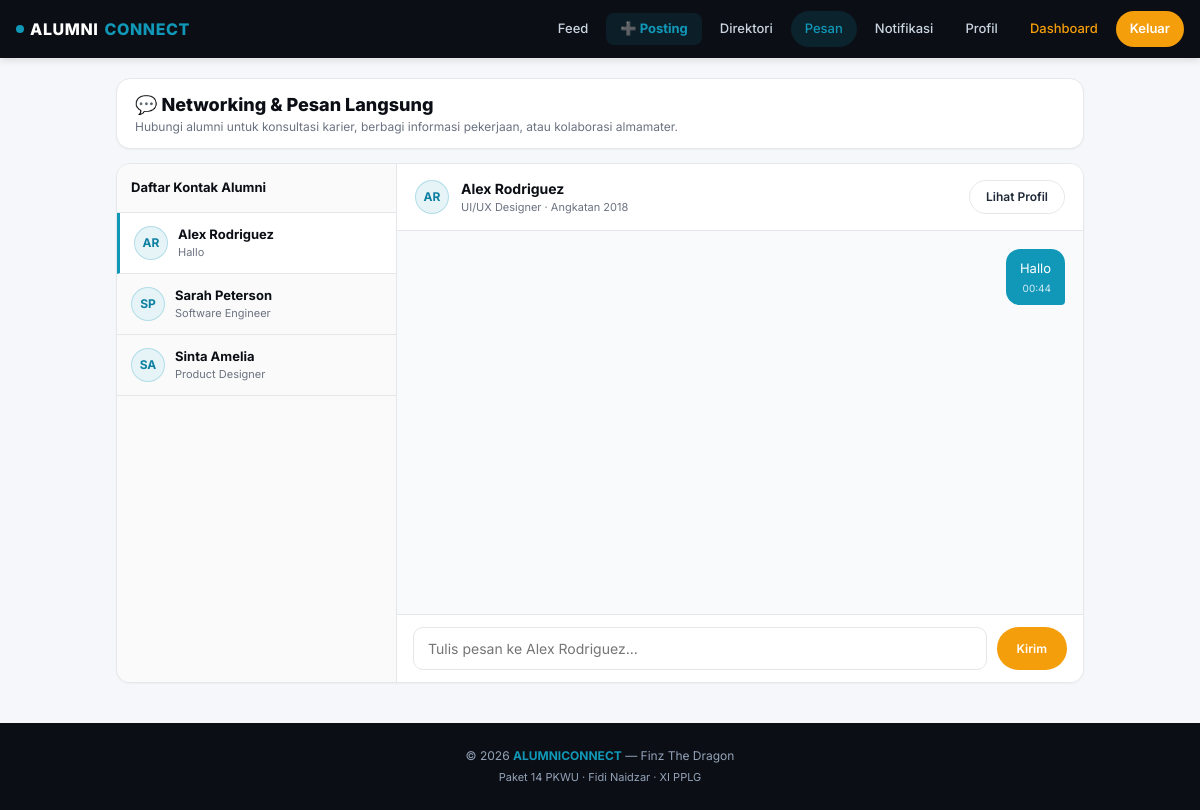
The app's page /pages/messages.php (signed in) with its own data.
### tables this page shows
CREATE TABLE `users` (
  `id` bigint NOT NULL AUTO_INCREMENT,
  `username` varchar(50) NOT NULL,
  `email` varchar(100) NOT NULL,
  `password` varchar(255) NOT NULL,
  `role_id` bigint NOT NULL,
  `created_at` timestamp NULL DEFAULT CURRENT_TIMESTAMP,
  PRIMARY KEY (`id`),
  UNIQUE KEY `username` (`username`),
  UNIQUE KEY `email` (`email`),
  KEY `role_id` (`role_id`),
  CONSTRAINT `users_ibfk_1` FOREIGN KEY (`role_id`) REFERENCES `roles` (`id`)
);

CREATE TABLE `profiles` (
  `id` bigint NOT NULL AUTO_INCREMENT,
  `user_id` bigint NOT NULL,
  `nama` varchar(100) DEFAULT NULL,
  `foto` varchar(255) DEFAULT NULL,
  `bio` text,
  PRIMARY KEY (`id`),
  UNIQUE KEY `user_id` (`user_id`),
  CONSTRAINT `profiles_ibfk_1` FOREIGN KEY (`user_id`) REFERENCES `users` (`id`) ON DELETE CASCADE
);

CREATE TABLE `alumni_profiles` (
  `id` bigint NOT NULL AUTO_INCREMENT,
  `user_id` bigint NOT NULL,
  `angkatan` varchar(10) DEFAULT NULL,
  `tahun_lulus` year DEFAULT NULL,
  `jurusan` varchar(50) DEFAULT NULL,
  `profesi` varchar(100) DEFAULT NULL,
  `perusahaan` varchar(100) DEFAULT NULL,
  PRIMARY KEY (`id`),
  UNIQUE KEY `user_id` (`user_id`),
  CONSTRAINT `alumni_profiles_ibfk_1` FOREIGN KEY (`user_id`) REFERENCES `users` (`id`) ON DELETE CASCADE
);

CREATE TABLE `messages` (
  `id` bigint NOT NULL AUTO_INCREMENT,
  `sender_id` bigint NOT NULL,
  `receiver_id` bigint NOT NULL,
  `isi` text,
  `is_read` tinyint(1) DEFAULT '0',
  `created_at` timestamp NULL DEFAULT CURRENT_TIMESTAMP,
  PRIMARY KEY (`id`),
  KEY `sender_id` (`sender_id`),
  KEY `receiver_id` (`receiver_id`),
  CONSTRAINT `messages_ibfk_1` FOREIGN KEY (`sender_id`) REFERENCES `users` (`id`) ON DELETE CASCADE,
  CONSTRAINT `messages_ibfk_2` FOREIGN KEY (`receiver_id`) REFERENCES `users` (`id`) ON DELETE CASCADE
);

### pages/messages.php (the view, shortened to what this page needs)
<?php
require_once __DIR__ . '/../includes/functions.php';
require_once __DIR__ . '/../config/database.php';
$userId = $_SESSION['user_id'];
$toId   = isset($_GET['to']) ? (int)$_GET['to'] : 0;
$contactsSql = "
    SELECT DISTINCT
        u.id, u.username,
        p.nama, p.foto,
        ap.profesi, ap.angkatan,
        (SELECT isi FROM messages
         WHERE (sender_id = u.id AND receiver_id = ?) OR (sender_id = ? AND receiver_id = u.id)
         ORDER BY created_at DESC LIMIT 1) AS last_message,
        (SELECT created_at FROM messages
         WHERE (sender_id = u.id AND receiver_id = ?) OR (sender_id = ? AND receiver_id = u.id)
         ORDER BY created_at DESC LIMIT 1) AS last_time
    FROM users u
    LEFT JOIN profiles p ON p.user_id = u.id
    LEFT JOIN alumni_profiles ap ON ap.user_id = u.id
    WHERE u.id <> ?
      AND (
          u.id IN (SELECT sender_id FROM messages WHERE receiver_id = ?)
          OR u.id IN (SELECT receiver_id FROM messages WHERE sender_id = ?)
          OR u.id IN (SELECT following_id FROM followers WHERE follower_id = ?)
          OR u.id = ?
      )
    ORDER BY (last_time IS NOT NULL) DESC, last_time DESC, p.nama ASC
";
$cStmt = $conn->prepare($contactsSql);
$cStmt->bind_param('iiiiiiiii', $userId, $userId, $userId, $userId, $userId, $userId, $userId, $userId, $toId);
$cStmt->execute();
$contacts = $cStmt->get_result()->fetch_all(MYSQLI_ASSOC);
if ($toId === 0 && !empty($contacts)) {
    $toId = (int)$contacts[0]['id'];
}
$targetUser = null;
$messages = [];
if ($toId > 0) {
    $tStmt = $conn->prepare("
        SELECT u.id, u.username, p.nama, p.foto, ap.profesi, ap.angkatan
        FROM users u
        LEFT JOIN profiles p ON p.user_id = u.id
        LEFT JOIN alumni_profiles ap ON ap.user_id = u.id
        WHERE u.id = ?
    ");
    $tStmt->bind_param('i', $toId);
    $tStmt->execute();
    $targetUser = $tStmt->get_result()->fetch_assoc();
    if ($targetUser) {
        $mStmt = $conn->prepare("
            SELECT m.*, u.username
            FROM messages m
            JOIN users u ON u.id = m.sender_id
            WHERE (m.sender_id = ? AND m.receiver_id = ?)
               OR (m.sender_id = ? AND m.receiver_id = ?)
            ORDER BY m.created_at ASC
        ");
        $mStmt->bind_param('iiii', $userId, $toId, $toId, $userId);
        $mStmt->execute();
        $messages = $mStmt->get_result()->fetch_all(MYSQLI_ASSOC);
    }
}
include __DIR__ . '/../includes/header.php';
?>
<div class="container" style="max-width:1000px; margin-top:20px;">
  <div class="card" style="margin-bottom:14px; padding:12px 18px;">
    <h2 style="font-size:18px;font-weight:800;color:var(--navy);">💬 Networking & Pesan Langsung</h2>
    <p style="font-size:12px;color:var(--text-muted);">Hubungi alumni untuk konsultasi karier, berbagi informasi pekerjaan, atau kolaborasi almamater.</p>
  </div>
  <div class="chat-wrapper">
    <div class="chat-sidebar">
      <div style="padding:14px; font-weight:700; border-bottom:1px solid var(--border); font-size:13px; color:var(--navy);">
        Daftar Kontak Alumni
      </div>
      <div style="overflow-y:auto; max-height:480px;">
        <?php if (empty($contacts)): ?>
          <div style="padding:20px; text-align:center; color:var(--text-muted); font-size:13px;">
            Belum ada obrolan.<br>Cari alumni di <a href="<?= baseUrl('pages/directory.php') ?>" style="color:var(--primary);font-weight:600;">Direktori</a> untuk memulai percakapan.
          </div>
        <?php else: ?>
          <?php foreach ($contacts as $c): ?>
            <a href="<?= baseUrl('pages/messages.php?to=' . $c['id']) ?>"
               class="chat-user-item <?= ((int)$c['id'] === $toId) ? 'active' : '' ?>">
              <?= renderAvatar($c['nama'] ?? $c['username'], $c['foto'] ?? null, 'avatar-sm') ?>
              <div style="flex:1; min-width:0;">
                <div style="font-weight:700; font-size:13px; color:var(--navy); white-space:nowrap; overflow:hidden; text-overflow:ellipsis;">
                  <?= e($c['nama'] ?? $c['username']) ?>
                </div>
                <div style="font-size:11px; color:var(--text-muted); white-space:nowrap; overflow:hidden; text-overflow:ellipsis;">
                  <?= e($c['last_message'] ?: ($c['profesi'] ?? 'Alumni')) ?>
                </div>
              </div>
            </a>
          <?php endforeach; ?>
        <?php endif; ?>
      </div>
    </div>
    <div class="chat-main">
      <?php if (!$targetUser): ?>
        <div style="flex:1; display:flex; align-items:center; justify-content:center; flex-direction:column; padding:40px; color:var(--text-muted);">
          <div style="font-size:48px; margin-bottom:12px;">💬</div>
          <div style="font-size:16px; font-weight:700; color:var(--navy);">Pilih kontak untuk mulai berkirim pesan</div>
          <p style="font-size:13px; margin-top:4px;">Atau cari profil alumni di direktori untuk menghubungi senior dan teman seangkatan.</p>
        </div>
      <?php else: ?>
        <div style="padding:14px 18px; border-bottom:1px solid var(--border); background:white; display:flex; justify-content:space-between; align-items:center;">
          <div style="display:flex; align-items:center; gap:12px;">
            <?= renderAvatar($targetUser['nama'] ?? $targetUser['username'], $targetUser['foto'] ?? null, 'avatar-sm') ?>
            <div>
              <a href="<?= baseUrl('pages/profile.php?id=' . $targetUser['id']) ?>" style="font-weight:700; font-size:14px; color:var(--navy);">
                <?= e($targetUser['nama'] ?? $targetUser['username']) ?>
              </a>
              <div style="font-size:11px; color:var(--text-muted);">
                <?= e($targetUser['profesi'] ?? 'Alumni') ?> · Angkatan <?= e($targetUser['angkatan'] ?? '-') ?>
              </div>
            </div>
          </div>
          <a href="<?= baseUrl('pages/profile.php?id=' . $targetUser['id']) ?>" class="btn btn-outline btn-sm">Lihat Profil</a>
        </div>
        <div class="chat-messages" id="chatContainer">
          <?php if (empty($messages)): ?>
            <div style="text-align:center; color:var(--text-muted); font-size:13px; margin:auto;">
              Belum ada pesan dengan <?= e($targetUser['nama'] ?? $targetUser['username']) ?>.<br>Kirimkan sapaan pertamamu di bawah! 👋
            </div>
          <?php else: ?>
            <?php foreach ($messages as $m): ?>
              <?php $isSentByMe = ((int)$m['sender_id'] === $userId); ?>
              <div class="chat-bubble <?= $isSentByMe ? 'sent' : 'received' ?>">
                <div><?= nl2br(e($m['isi'])) ?></div>
                <div style="font-size:10px; margin-top:4px; opacity:0.8; text-align:right;">
                  <?= date('H:i', strtotime($m['created_at'])) ?>
                </div>
              </div>
            <?php endforeach; ?>
          <?php endif; ?>
        </div>
        <form method="POST" action="<?= baseUrl('pages/messages.php?to=' . $toId) ?>" class="chat-input-area">
          <input type="text" name="isi" class="form-input" placeholder="Tulis pesan ke <?= e($targetUser['nama'] ?? $targetUser['username']) ?>..." autocomplete="off" required>
          <button type="submit" class="btn btn-primary btn-sm" style="padding:0 20px;">Kirim</button>
        </form>
      <?php endif; ?>
    </div>
  </div>
</div>
<?php include __DIR__ . '/../includes/footer.php'; ?>

### includes/header.php (shortened to what this page needs)
<?php
require_once __DIR__ . '/functions.php';
$currentPage = basename($_SERVER['PHP_SELF'], '.php');
?>
<!DOCTYPE html>
<html lang="id">
<head>
  <link rel="stylesheet" href="<?= baseUrl('assets/css/style.css') ?>">
</head>
<body>
<nav class="navbar">
  <div class="navbar-inner">
    <a href="<?= baseUrl('index.php') ?>" class="navbar-brand">
      <span class="dot"></span>
      ALUMNI<em>CONNECT</em>
    </a>
    <div class="navbar-menu">
      <?php if (isLoggedIn()): ?>
        <a href="<?= baseUrl('pages/feed.php') ?>" class="<?= $currentPage==='feed'?'active':'' ?>">Feed</a>
        <a href="<?= baseUrl('pages/create_post.php') ?>" class="nav-post-btn <?= $currentPage==='create_post'?'active':'' ?>">➕ Posting</a>
        <a href="<?= baseUrl('pages/directory.php') ?>" class="<?= $currentPage==='directory'?'active':'' ?>">Direktori</a>
        <a href="<?= baseUrl('pages/messages.php') ?>" class="<?= $currentPage==='messages'?'active':'' ?>">Pesan</a>
        <a href="<?= baseUrl('pages/notifications.php') ?>" class="<?= $currentPage==='notifications'?'active':'' ?>">Notifikasi</a>
        <a href="<?= baseUrl('pages/profile.php') ?>" class="<?= $currentPage==='profile'?'active':'' ?>">Profil</a>
        <?php if (!empty($_SESSION['role_id']) && ((int)$_SESSION['role_id'] === 1 || (int)$_SESSION['role_id'] === 2)): ?>
          <a href="<?= baseUrl('admin/dashboard.php') ?>" class="<?= $currentPage==='dashboard'?'active':'' ?>" style="color:var(--orange);">Dashboard</a>
        <?php endif; ?>
        <a href="<?= baseUrl('auth/logout.php') ?>" class="btn-primary" onclick="return confirmLogout()">Keluar</a>
      <?php else: ?>
        <a href="<?= baseUrl('auth/login.php') ?>">Masuk</a>
        <a href="<?= baseUrl('auth/register.php') ?>" class="btn-primary">Daftar</a>
      <?php endif; ?>
    </div>
  </div>
</nav>
<main>

### includes/functions.php (shortened to what this page needs)
<?php
function isLoggedIn() {
    return isset($_SESSION['user_id']);
}
function baseUrl($path = '') {
    $base = '/alumniconnect';
    return $base . '/' . ltrim($path, '/');
}
function e($str) {
    return htmlspecialchars($str ?? '', ENT_QUOTES, 'UTF-8');
}
function initials($name) {
    $parts = preg_split('/\s+/', trim($name));
    $ini = '';
    foreach (array_slice($parts, 0, 2) as $p) {
        $ini .= strtoupper(substr($p, 0, 1));
    }
    return $ini ?: '?';
}
function renderAvatar($name, $foto = null, $extraClass = '', $extraStyle = '') {
    if (!empty($foto)) {
        $filePath = __DIR__ . '/../' . ltrim($foto, '/\\');
    }
    return '<div class="avatar ' . e($extraClass) . '" style="' . e($extraStyle) . '">' . initials($name) . '</div>';
}

### includes/footer.php (shortened to what this page needs)
</main>
<footer class="footer">
  <p>&copy; <?= date('Y') ?> <strong>ALUMNICONNECT</strong> — Finz The Dragon</p>
  <p style="margin-top:4px;font-size:11px;">Paket 14 PKWU · Fidi Naidzar · XI PPLG</p>
</footer>
</body>
</html>

### records on screen
users: name "AR", nama "Alex Rodriguez", profesi "Hallo", profiles.nama "AR", profiles.nama "Alex Rodriguez", alumni_profiles.profesi "UI/UX Designer", alumni_profiles.angkatan "2018", isi "Tulis pesan ke Alex Rodriguez..."
users: name "SP", nama "Sarah Peterson", profesi "Software Engineer"
users: name "SA", nama "Sinta Amelia", profesi "Product Designer"
messages: isi "Hallo", created_at "00:44"
